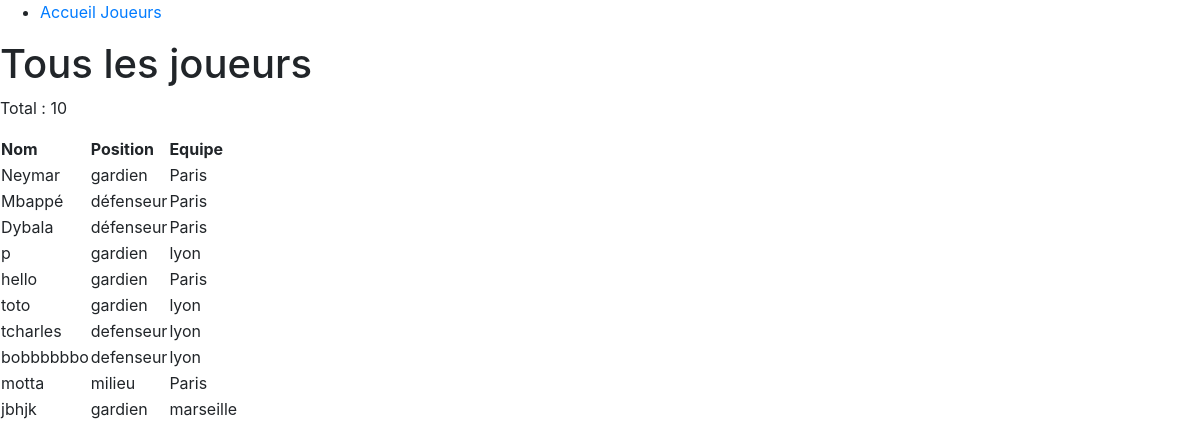
Page /players.php on the committed database.
### tables this page shows
CREATE TABLE `player` (
  `id` int(11) NOT NULL,
  `name` varchar(255) NOT NULL,
  `position` varchar(255) NOT NULL,
  `team_id` int(11) NOT NULL
);

CREATE TABLE `team` (
  `id` int(11) NOT NULL,
  `name` varchar(255) NOT NULL,
  `yearFoundation` int(11) NOT NULL,
  `league` varchar(255) NOT NULL,
  `stadium` varchar(255) NOT NULL,
  `coach` varchar(255) NOT NULL
);

### classes/PlayerManager.php (called while the page is built, shortened)
<?php
require_once 'Player.php';
require_once 'TeamManager.php';
class PlayerManager {
  private $pdo = null;
  private function connect() {
    try {
      $this->pdo = new PDO('mysql:host=localhost;dbname=team_poo', 'root', '');
    } catch(PDOException $e) {
      var_dump($e);
    }
  }
  public function findAll() {
    $query = $this->pdo->prepare('SELECT * FROM player');
    $query->execute();
    $rows = $query->fetchAll(PDO::FETCH_OBJ);
    $tm = new TeamManager();
    $players = [];
    foreach($rows as $row) {
      $team = $tm->findById($row->team_id);
      $player = new Player($row->name,$row->position,$team);
      $player->setId($row->id);
      array_push($players,$player);
    }
    return $players;
  }
}

### classes/TeamManager.php (called while the page is built, shortened)
<?php
  require_once 'Team.php';
  require_once 'Player.php';
  class TeamManager {
    private $pdo = null;
    private function connect() {
      try {
        $this->pdo = new PDO('mysql:host=localhost;dbname=team_poo', 'root', '');
      } catch(PDOException $e) {
        var_dump($e);
      }
    }
    public function findById($id) {
      $query = $this->pdo->prepare(
                                    ' SELECT *
                                      FROM team
                                      WHERE id = :id'
                                    );
      $query->execute(array(':id' => $id));
      $row = $query->fetch(PDO::FETCH_OBJ);
      $team = new Team(
        $row->name, intval($row->yearFoundation), $row->league, $row->stadium, $row->coach);
      $team->setId(intval($row->id));
      return $team;
    }
  }

### classes/Team.php (called while the page is built, shortened)
<?php
  class Team {
    private $name;
    function __construct(
      $name, $yearFoundation, $league, $stadium, $coach) {
        $this->name = $name;
      }
    public function getName() {
      return $this->name;
    }
    public function setId($id) {
      $this->id = $id;
      return $this->id;
    }
  }

### classes/Player.php (called while the page is built, shortened)
<?php
  require_once 'Team.php';
  class Player {
    private $name;
    private $position;
    private $team;
    function __construct($name, $position,Team $team = null) {
      $this->name = $name;
      $this->position = $position;
      if($team !== null)
        $this->team = $team;
    }
    public function getName() { return $this->name; }
    public function getPosition() { return $this->position; }
    public function getTeam() { return $this->team; }
    public function setId($id) {
      $this->id = $id;
      return $this->id;
    }
  }

### public/players.php (the view, shortened to what this page needs)
<?php
  require_once '../classes/Player.php';
  require_once '../classes/PlayerManager.php';
  $playerManager = new PlayerManager();
  $players = $playerManager->findAll();
?>
<!DOCTYPE html>
<html lang="en" dir="ltr">
  <head>
    <?php include 'css.inc.php' ?>
  </head>
  <body>
    <?php include 'menu.inc.php';?>
    <h1>Tous les joueurs</h1>
    <p>Total : <?= count($players)?></p>
    <table>
      <thead>
        <tr>
          <th>Nom</th>
          <th>Position</th>
          <th>Equipe</th>
        </tr>
      </thead>
      <tbody>
          <?php foreach ($players as $player ) :?>
            <tr>
              <td><?= $player->getName()?></td>
              <td><?= $player->getPosition()?></td>
              <td><?php if($player->getTeam() == null) echo 'Aucune équipe'; else echo $player->getTeam()->getName();?></td>
            </tr>
          <?php endforeach ;?>
      </tbody>
    </table>
  </body>
  </html>

### public/css.inc.php
<link rel="stylesheet" href="https://stackpath.bootstrapcdn.com/bootstrap/4.1.3/css/bootstrap.min.css">
<link rel="stylesheet" href="css/app.css">

### public/menu.inc.php
<nav>
  <ul>
    <li>
      <a href="index.php">Accueil</a>
      <a href="players.php">Joueurs</a>
    </li>
  </ul>
</nav>

### rows in the picture
player: name "Neymar", position "gardien", team.name "Paris"
player: name "Mbappé", position "défenseur", team.name "Paris"
player: name "Dybala", position "défenseur", team.name "Paris"
player: name "p", position "gardien", team.name "lyon"
player: name "hello", position "gardien", team.name "Paris"
player: name "toto", position "gardien", team.name "lyon"
player: name "tcharles", position "defenseur", team.name "lyon"
player: name "bobbbbbbo", position "defenseur", team.name "lyon"
player: name "motta", position "milieu", team.name "Paris"
player: name "jbhjk", position "gardien", team.name "marseille"

### other values in the picture
count($players) "10"
